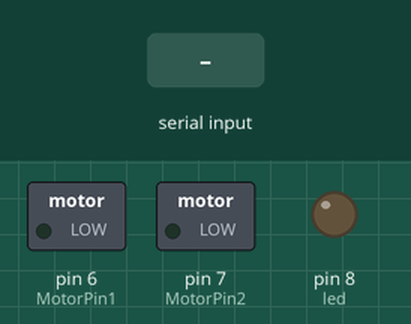
Recording of a sketch running on a simulated Arduino Uno, built with avr-gcc and run on an emulated ATmega328P. Parts: switched loads named in the sketch (green lamp = pin HIGH), output pins drawn as LEDs (lit = HIGH). The test bench sets the inputs (shaded band).

Above: at 1.2 s.
1.3 s: "R" received over Serial
At 1.8 s:
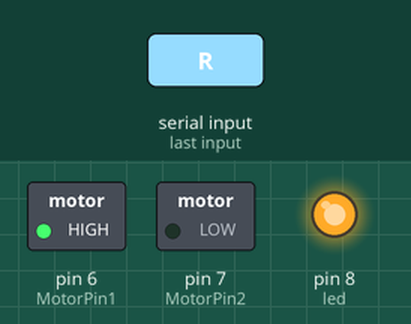
2.8 s: "L" received over Serial
At 4.0 s:
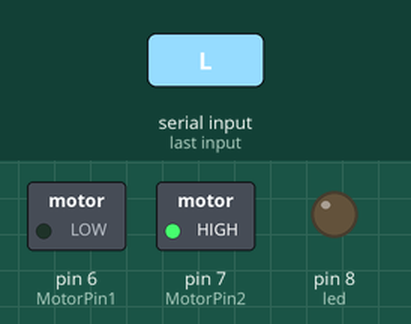
4.3 s: "X" received over Serial
At 5.3 s:
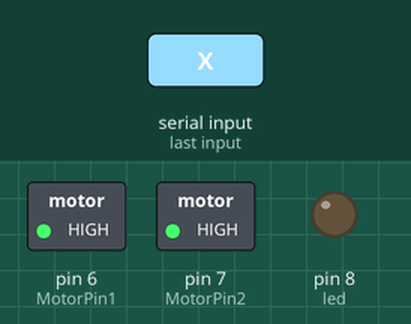
Timing chart, 0 to 7.3 s (numbered marks = the images above; inputs shaded):
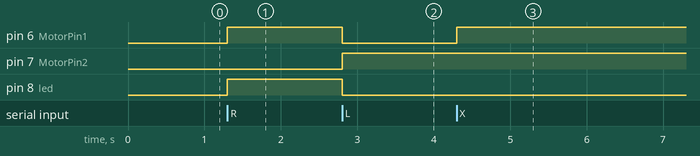

The sketch:

Reciever.ino
```cpp
const int led = 8; //led at pin 13
const int MotorPin1 = 6;
const int MotorPin2 = 7;

char msg;

void setup() {
  Serial.begin(9600);//match the baud on the sender arduino
  pinMode(led,OUTPUT);
  pinMode(MotorPin1,OUTPUT);
  pinMode(MotorPin2,OUTPUT);
}
void loop() {
while(Serial.available() >0) {
           msg=Serial.read();

           //R is code for raise the platform
           if(msg=='R') {
               digitalWrite(led,HIGH);
               digitalWrite(MotorPin1, HIGH);
               digitalWrite(MotorPin2, LOW);
           }

           //L is code for lower the platform
           if(msg=='L') {
                digitalWrite(led,LOW);
                digitalWrite(MotorPin1, LOW);
                digitalWrite(MotorPin2, HIGH);
           }

           //X is code for keep stationary
           if(msg=='X') {
                digitalWrite(led,LOW);
                digitalWrite(MotorPin1, HIGH);
                digitalWrite(MotorPin2, HIGH);
           }
delay(10);
}
}
```

Measured:
- after the input at 1.3 s, pin 6 (MotorPin1), pin 8 (led): LOW → HIGH at once
- after the input at 2.8 s, pin 6 (MotorPin1), pin 8 (led): HIGH → LOW at once; pin 7 (MotorPin2): LOW → HIGH at once
- after the input at 4.3 s, pin 6 (MotorPin1): LOW → HIGH at once
